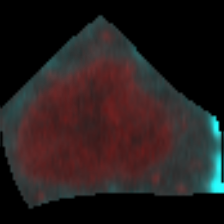
#> input picture pytorch_dataset/cells/control/1016_7.png, 224 x 224 px, given as the content of the folder es/B.4 Applied Machine Learning/Final project/control-images, which was not available
$ jupyter execute --allow-errors preproccesing-Dim-2nd.ipynb   (text cells are left out)
#> lines starting #> are read from the running program, lines starting #| are printed output that depends on the picture; pictures that were not available may be replaced by others from this repository, and a replacement may not be noted
[cell 1]
#### Imports ####
import numpy as np
import matplotlib.pyplot as plt
from tqdm import tqdm
from matplotlib.pyplot import imshow, show, subplot,title,axis
from matplotlib.patches import Circle
from skimage.io import imread
from skimage import img_as_float,img_as_ubyte
from skimage.color import rgb2hsv,hsv2rgb,rgb2gray
import skimage.util
import skimage as sk
import scipy
import scipy.ndimage
import scipy.signal
import scipy.signal as signal
from scipy.signal import convolve,gaussian
from scipy.signal import convolve2d
from timeit import timeit
import numpy as np
import matplotlib.pyplot as plt
from scipy import fftpack
from scipy import ndimage
import matplotlib.patches as patches
import os

[cell 2]
def load_images_from_folder(folder_path):
    """
    Load all images from the specified folder and return them as a list of images read by OpenCV.
    """
    images = []
    for filename in os.listdir(folder_path):
        image_path = os.path.join(folder_path, filename)
        img = imread(image_path)
#> img is the input picture: shape (224, 224, 3); mean R, G, B 38, 28.6, 28.6
        if img is not None:
            images.append(img)
        else:
            print(f"Error loading image {filename}")
    return images

path_ctrl = r"C:\Users\dimea\OneDrive\Documents\University Courses\B.4 Applied Machine Learning\Final project\control-images"
path_pntr = r"C:\Users\dimea\OneDrive\Documents\University Courses\B.4 Applied Machine Learning\Final project\penetrax-images"
ctrl_im = load_images_from_folder(path_ctrl)
#> ctrl_im = 1 item
pntr_im = load_images_from_folder(path_pntr)
#> pntr_im = 1 item

[cell 3]
ctrl_en_im= []
pntr_en_im= []
for i in ctrl_im:
    ctrl_en_im.append(skimage.exposure.equalize_adapthist(i, kernel_size=50, clip_limit=0.5, nbins=512))
#> this loop made 1 pass
#> after the loop, ctrl_en_im = 1 item
for i in pntr_im:
    pntr_en_im.append(skimage.exposure.equalize_adapthist(i, kernel_size=50, clip_limit=0.5, nbins=512))
#> after the loop, pntr_en_im = 1 item

[cell 4]
plt.figure(figsize=(12, 6))
plt.subplot(1, 2, 1)
plt.title('Control')
plt.imshow(ctrl_en_im[0])
plt.subplot(1, 2, 2)
plt.title('Penetramax')
plt.imshow(pntr_en_im[0])
plt.show()
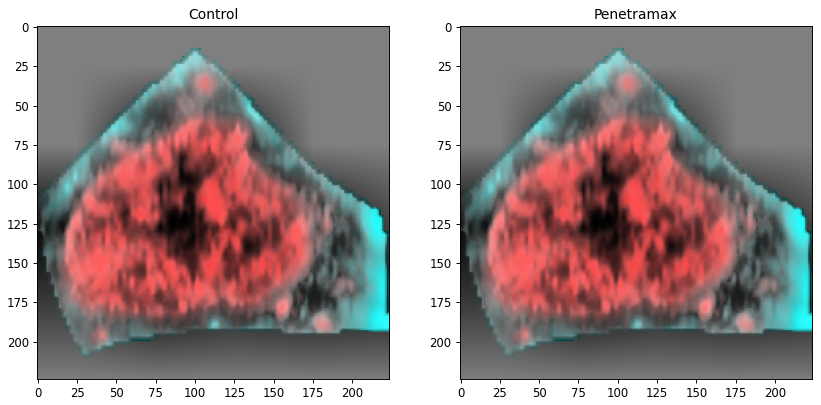
#> figure drawn by matplotlib, 2 panels

[cell 5]
from cellpose import models

def mask(image,diameter=50,channels=[1,0]):
    masks, flows, styles = models.CellposeModel(model_type='nuclei').eval(image,
                            diameter=diameter, channels=channels)
    return masks

[cell 6]
ctrl_mask_list = []
pntr_mask_list = []
#> (the rest of this cell did not finish here and is left out)

[cell 7]
plt.figure(figsize=(12, 6))
plt.subplot(2, 2, 1)
plt.title('Control Original')
plt.imshow(ctrl_en_im[0])

plt.subplot(2, 2, 2)
plt.title('Control Mask')
#> (the rest of this cell did not finish here and is left out)

[cell 8]
import cv2
# [12 lines left out: function ontop, not called in this run]

#> (the rest of this cell did not finish here and is left out)

[cell 9]
from skimage import measure

#> (the rest of this cell did not finish here and is left out)

[cell 10]
import numpy as np
from skimage import io, img_as_ubyte

# [30 lines left out: function pad_image_to_threshold, not called in this run]

[cell 11]
def get_larger_image(ctrl_masks,pntr_masks):
    ctrl_temp = []
    pntr_temp = []
    for k,i in enumerate(ctrl_masks):
        regions = measure.regionprops(i)
        for j,reg in enumerate(regions):
            bi_mask = reg.image
            ctrl_temp.append(bi_mask.shape)
    for k,i in enumerate(pntr_masks):
        regions = measure.regionprops(i)
        for j,reg in enumerate(regions):
            bi_mask = reg.image
            pntr_temp.append(bi_mask.shape)
    # Convert lists to numpy arrays for easier max computation
    ctrl_temp = np.array(ctrl_temp)
    pntr_temp = np.array(pntr_temp)

    # Find the maximum dimension in both control and pointer masks
    max_ctrl = np.max(ctrl_temp, axis=0)
    max_pntr = np.max(pntr_temp, axis=0)

    # Return the largest dimension from both sets
    return np.max([max_ctrl, max_pntr])

#> (the rest of this cell did not finish here and is left out)

[cell 12]
def get_cells(image_list,mask_list):
    temp = []
    for k,i in enumerate(mask_list):
        regions = measure.regionprops(i)
        for j,reg in enumerate(regions):
            min_row, min_col, max_row, max_col = reg.bbox

            region_of_interest = image_list[k][min_row:max_row,min_col:max_col]

            temp.append(pad_image_to_threshold(region_of_interest,156))
#> after the loop, temp = []
    return temp

ctrl_cell_images  = get_cells(ctrl_en_im,ctrl_mask_list)
#> ctrl_cell_images = []
pntr_cell_images  = get_cells(pntr_en_im,pntr_mask_list)
#> pntr_cell_images = []

[cell 13]
print("Number of control cells:",len(ctrl_cell_images))
#| Number of control cells: 0
print("Number of affected cells:",len(pntr_cell_images))
#| Number of affected cells: 0


$ run again, on pytorch_dataset/cells/control/108_2.png
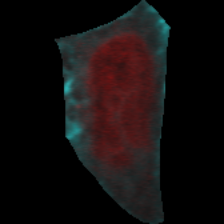
#> input picture pytorch_dataset/cells/control/108_2.png, 224 x 224 px, given as the content of the folder es/B.4 Applied Machine Learning/Final project/control-images, which was not available
#> in load_images_from_folder, img is the input picture: shape (224, 224, 3); mean R, G, B 19, 13.9, 13.9
#> ctrl_im = 1 item
#> the loop `for i in ctrl_im:` made 1 pass
#> the loop `for i in pntr_im:` made 1 pass
#> `plt.show()`:
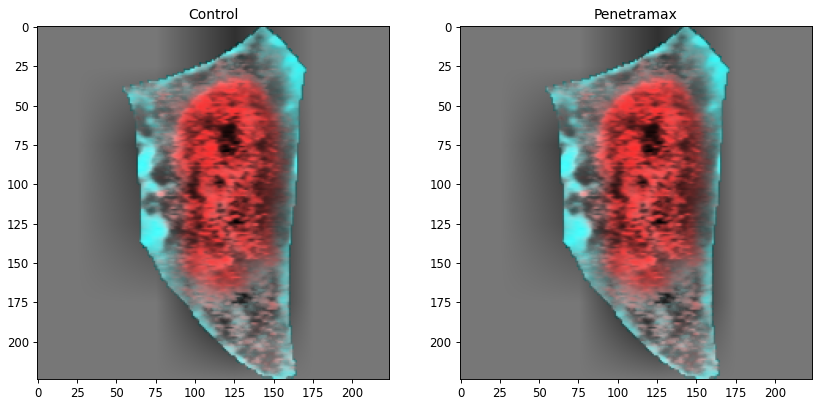
#> figure drawn by matplotlib, 2 panels
#> after the loop in get_cells, `for k,i in enumerate(mask_list):`: temp = []
#| Number of control cells: 0
#| Number of affected cells: 0

$ run again, on pytorch_dataset/cells/control/1100_3.png
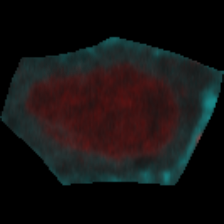
#> input picture pytorch_dataset/cells/control/1100_3.png, 224 x 224 px, given as the content of the folder es/B.4 Applied Machine Learning/Final project/control-images, which was not available
#> in load_images_from_folder, img is the input picture: shape (224, 224, 3); mean R, G, B 21.1, 18.1, 18.1
#> ctrl_im = 1 item
#> the loop `for i in ctrl_im:` made 1 pass
#> the loop `for i in pntr_im:` made 1 pass
#> `plt.show()`:
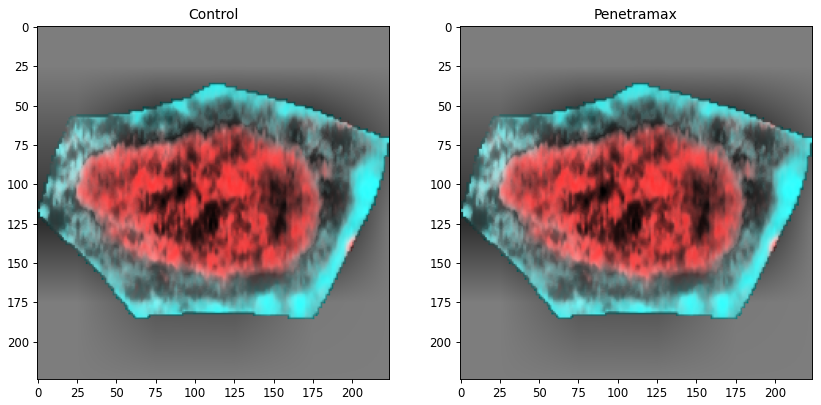
#> figure drawn by matplotlib, 2 panels
#> after the loop in get_cells, `for k,i in enumerate(mask_list):`: temp = []
#| Number of control cells: 0
#| Number of affected cells: 0

$ run again, on pytorch_dataset/cells/control/1109_4.png
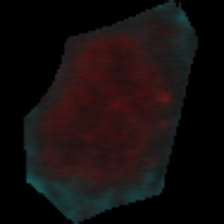
#> input picture pytorch_dataset/cells/control/1109_4.png, 224 x 224 px, given as the content of the folder es/B.4 Applied Machine Learning/Final project/control-images, which was not available
#> in load_images_from_folder, img is the input picture: shape (224, 224, 3); mean R, G, B 21.6, 14.4, 14.4
#> ctrl_im = 1 item
#> the loop `for i in ctrl_im:` made 1 pass
#> the loop `for i in pntr_im:` made 1 pass
#> `plt.show()`:
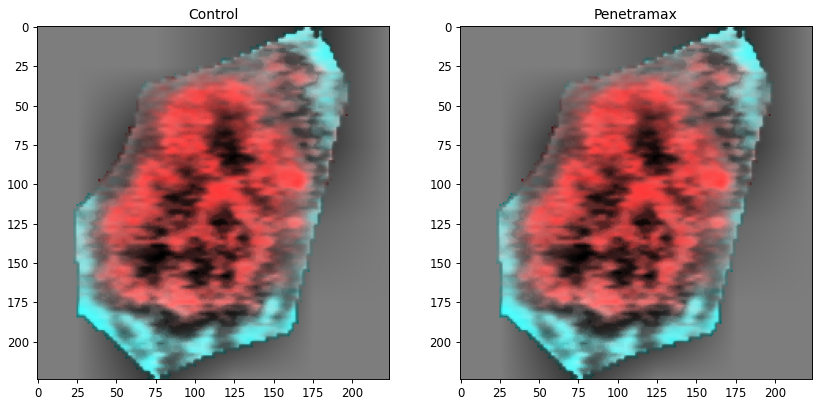
#> figure drawn by matplotlib, 2 panels
#> after the loop in get_cells, `for k,i in enumerate(mask_list):`: temp = []
#| Number of control cells: 0
#| Number of affected cells: 0
